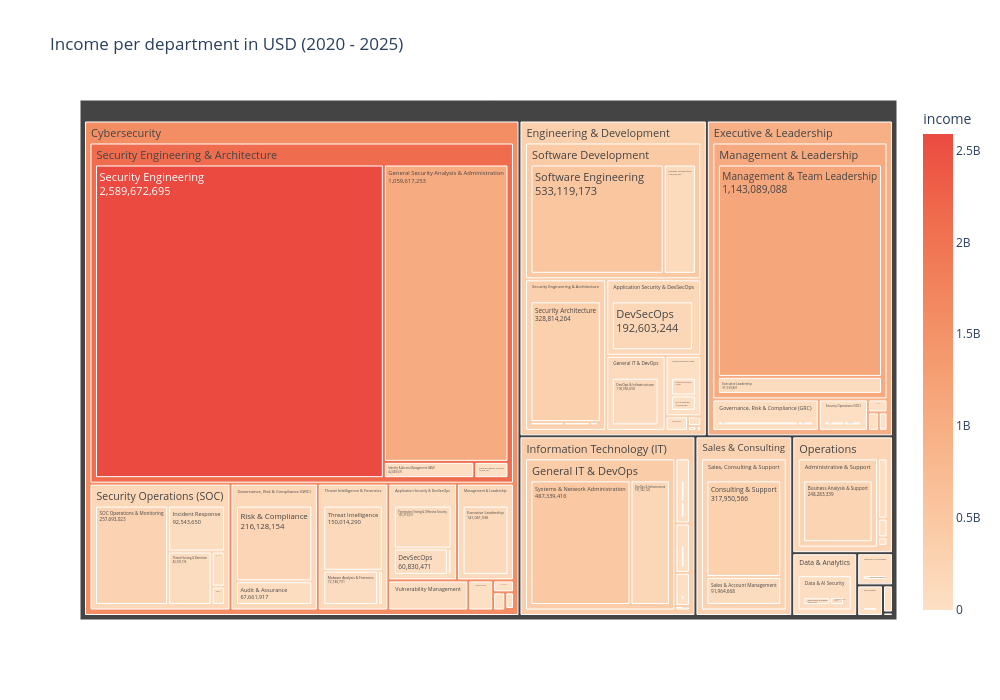

The code cell stored with this chart in its notebook:
### Code cell
treemap_chart = px.treemap(
    data_frame= jobs_df2,
    values='income',
    path=['department', 'category', 'subcategory'],
    title='Income per department in USD (2020 - 2025)',
    color='income',  # Color by subcategory income to show the incomes per department
    color_continuous_scale="peach"
)

treemap_chart.update_traces(textinfo="label+value", textfont_size=11)
treemap_chart.update_layout(height=700, width=1000)
treemap_chart.show()

### Figure 1 — Plotly figure (JSON) as saved in the notebook; plotly's stock layout.template omitted (floating-point values rounded to 4 significant figures; data arrays with more than 128 entries replaced by an {"elided": "..."} marker saying what was removed)
{"data": [{"branchvalues": "total", "customdata": {"elided": "139x1 float values"}, "domain": {"x": [0, 1], "y": [0, 1]}, "hovertemplate": "labels=%{label}<br>income_sum=%{value}<br>parent=%{parent}<br>id=%{id}<br>income=%{color}<extra></extra>", "ids": {"elided": "139 str values"}, "labels": {"elided": "139 str values"}, "marker": {"coloraxis": "coloraxis", "colors": {"elided": "139 float values"}}, "name": "", "parents": {"elided": "139 str values"}, "textfont": {"size": 11}, "textinfo": "label+value", "type": "treemap", "values": {"elided": "139 float values"}}], "layout": {"coloraxis": {"colorbar": {"title": {"text": "income"}}, "colorscale": [[0, "rgb(253, 224, 197)"], [0.1667, "rgb(250, 203, 166)"], [0.3333, "rgb(248, 181, 139)"], [0.5, "rgb(245, 158, 114)"], [0.6667, "rgb(242, 133, 93)"], [0.8333, "rgb(239, 106, 76)"], [1, "rgb(235, 74, 64)"]]}, "height": 700, "legend": {"tracegroupgap": 0}, "title": {"text": "Income per department in USD (2020 - 2025)"}, "width": 1000}}
